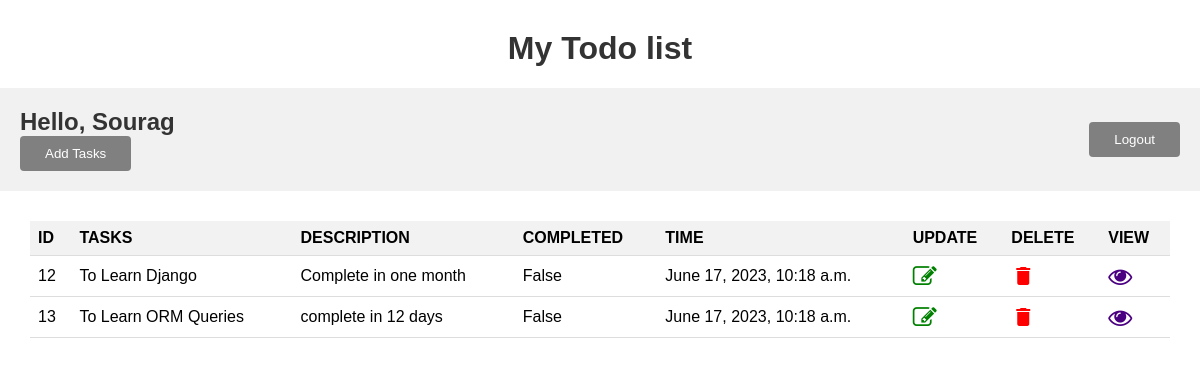
Screenshot of /list/ (signed in) with the database file from the repository.
### Todoapp_feb/models.py (models this page shows, shortened)
class Task(models.Model):
    user=models.ForeignKey(User,on_delete=models.CASCADE,null=True,blank=True)
    title=models.CharField(max_length=150,null=True,blank=True)
    description=models.TextField(max_length=500,null=True,default='')
    completed=models.BooleanField(default=False)
    created=models.DateTimeField(auto_now_add=True)

### Todoapp_feb/views.py (the view)
# urls.py: path('list/',TaskList.as_view(),name='task'),
class TaskList(LoginRequiredMixin,ListView):
    model = Task
    context_object_name = 'task'
    template_name = 'list.html'
    def get_context_data(self, **kwargs):
        context = super().get_context_data(**kwargs)
        context['task'] = context['task'].filter(user=self.request.user)
        context['count'] = context['task'].filter(completed=False).count()
        return context

### templates/list.html (shortened to what this page needs)
<!DOCTYPE html>
<html lang="en">
<head>
    <link rel="stylesheet" href="https://cdnjs.cloudflare.com/ajax/libs/font-awesome/4.7.0/css/font-awesome.min.css">
</head>
<body>
<h1>My Todo list</h1>
<div class="header-bar">
    <div>
        <h1>Hello, {{user.username | title }}</h1>
        <button class="addtask"><a href="{% url 'task-create' %}">Add Tasks</a></button>
    </div>
    {% if request.user.is_authenticated %}
        <button class="addtask" onclick="alert('logout succesfully')"><a href="{% url 'logout' %}">Logout</a></button>
    {% else %}
        <a href="{% url 'login' %}">Login</a>
    {% endif %}
</div>
<div class="content">
    <table>
        <tr>
            <th>ID</th>
            <th>TASKS</th>
            <th>DESCRIPTION</th>
            <th>COMPLETED</th>
            <th>TIME</th>
            <th>UPDATE</th>
            <th>DELETE</th>
            <th>VIEW</th>
        </tr>
        {% for tasks in task %}
        <tr>
            <td>{{tasks.id}}</td>
            <td>{{tasks.title}}</td>
            <td>{{tasks.description}}</td>
            <td>{{tasks.completed}}</td>
            <td>{{tasks.created}}</td>
            <td><a href="{% url 'task-update' tasks.id %}"><i class="fa fa-pencil-square-o"></i></a></td>
            <td><a href="{% url 'task-delete' tasks.id %}"><i class="material-icons">delete</i></a></td>
            <td><a href="{% url 'task-details' tasks.id %}"><i class="fa fa-eye"></i></a></td>
        </tr>
        {% endfor %}
    </table>
</div>
</body>
</html>

### templates/list.html (style rules this page uses)
body { font-family: Arial, sans-serif; margin: 0; padding: 0; }
h1 { text-align: center; color: #333; margin-top: 30px; }
.header-bar { background-color: #f1f1f1; padding: 20px; display: flex; justify-content: space-between; align-items: center; }
.header-bar h1 { font-size: 24px; margin: 0; }
.addtask { display: inline-block; padding: 10px 20px; background-color: #808080; color: #fff; border: none; border-radius: 4px; cursor: pointer; }
.addtask a { color: white; text-decoration: none; padding: 5px; }
.content { margin: 30px; }
table { width: 100%; border-collapse: collapse; }
th, td { padding: 8px; text-align: left; border-bottom: 1px solid #ddd; }
th { background-color: #f2f2f2; font-weight: bold; }
td a { text-decoration: none; color: inherit; }
.fa-pencil-square-o, .material-icons, .fa-eye { font-size: 24px; vertical-align: middle; }
.fa-pencil-square-o { color: green; }
.material-icons { color: red; }
.fa-eye { color: indigo; }

### rows the page displays
Task: id "12", title "To Learn Django", description "Complete in one month", completed "False", created "June 17, 2023, 10:18 a.m."
Task: id "13", title "To Learn ORM Queries", description "complete in 12 days", completed "False", created "June 17, 2023, 10:18 a.m."

### other values shown
{{ user.username | title }} "Sourag"
